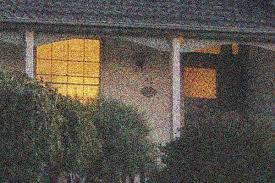
#> input picture images.jpeg, 275 x 183 px
$ python blindingImageDenoisy.py
#> lines starting #> are read from the running program, lines starting #| are printed output that depends on the picture
import cv2
import numpy as np
from matplotlib import pylab as plt


image = cv2.imread('images.jpeg')
#> image is the input picture: shape (183, 275, 3); mean B, G, R 74.6, 83.3, 90.1


dst = cv2.fastNlMeansDenoisingColored(image, None, 20,15,7,21)
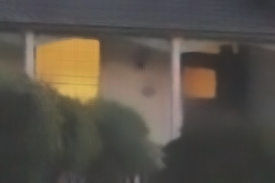
#> dst: shape (183, 275, 3); mean B, G, R 72.3, 81.3, 88


row,col = 1,2
fig, axs = plt.subplots(row,col,figsize=(15,5))

fig.tight_layout()

axs[0].imshow(cv2.cvtColor(image,cv2.COLOR_BGR2RGB))
axs[0].set_title('Noise Image')
axs[1].imshow(cv2.cvtColor(dst, cv2.COLOR_BGR2RGB))
axs[1].set_title('Denoise Image')
plt.show()
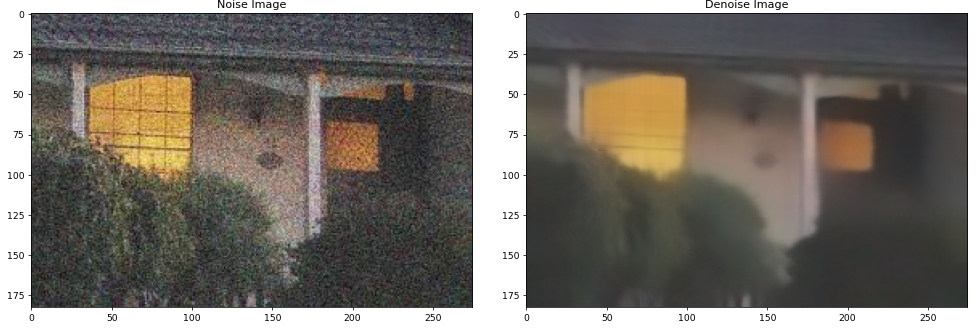
#> figure drawn by matplotlib, 2 panels

$ run again, with download.jpeg copied over images.jpeg
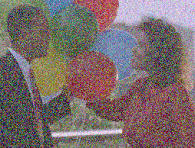
#> input picture download.jpeg, 195 x 148 px
#> image is the input picture: shape (148, 195, 3); mean B, G, R 107.9, 108.5, 122.8
#> `dst = cv2.fastNlMeansDenoisingColored(image, None, 20,15,7,21)`:
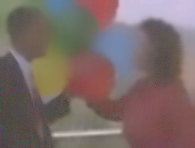
#> dst: shape (148, 195, 3); mean B, G, R 104.6, 106.9, 123.2
#> `plt.show()`:
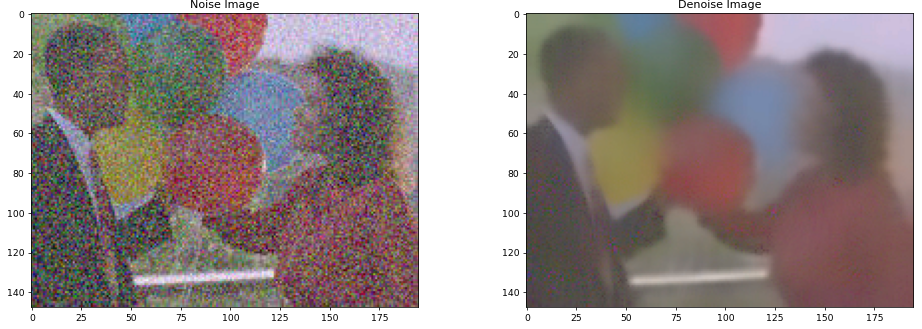
#> figure drawn by matplotlib, 2 panels

$ run again, with download1.jpeg copied over images.jpeg
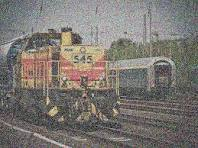
#> input picture download1.jpeg, 198 x 148 px
#> image is the input picture: shape (148, 198, 3); mean B, G, R 113.9, 118.8, 123.5
#> `dst = cv2.fastNlMeansDenoisingColored(image, None, 20,15,7,21)`:
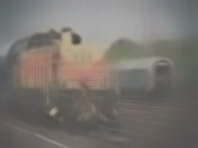
#> dst: shape (148, 198, 3); mean B, G, R 112.1, 117, 121.8
#> `plt.show()`:
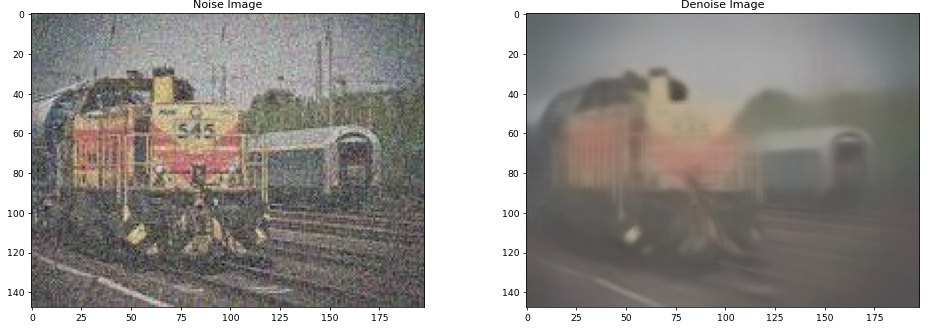
#> figure drawn by matplotlib, 2 panels

$ run again, with flower.jpeg copied over images.jpeg
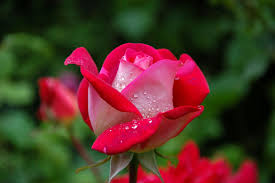
#> input picture flower.jpeg, 275 x 183 px
#> image is the input picture: shape (183, 275, 3); mean B, G, R 38.3, 51.4, 81.6
#> `dst = cv2.fastNlMeansDenoisingColored(image, None, 20,15,7,21)`:
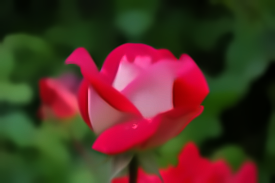
#> dst: shape (183, 275, 3); mean B, G, R 36.7, 50.5, 80.9
#> `plt.show()`:
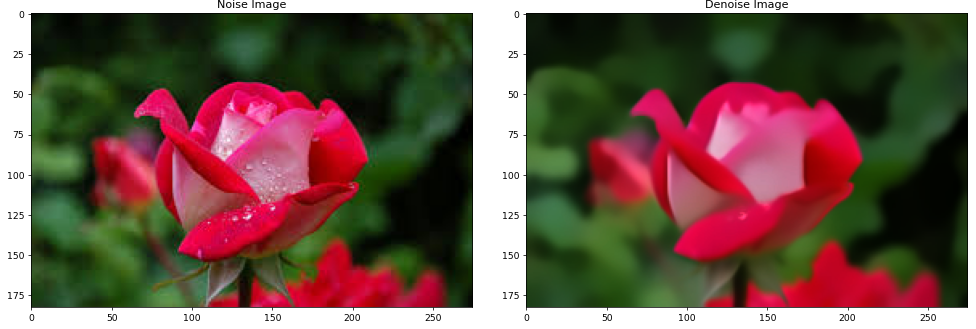
#> figure drawn by matplotlib, 2 panels
